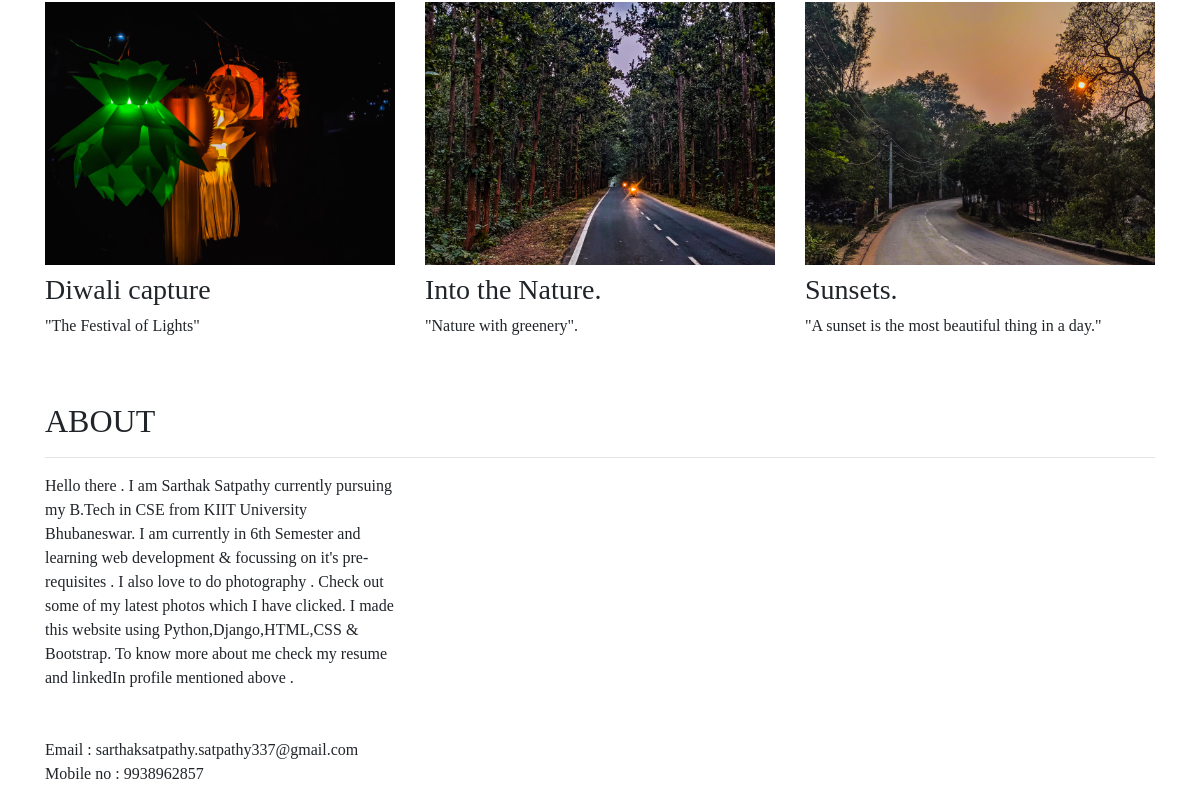
Before: / (lower part) with the older database file.
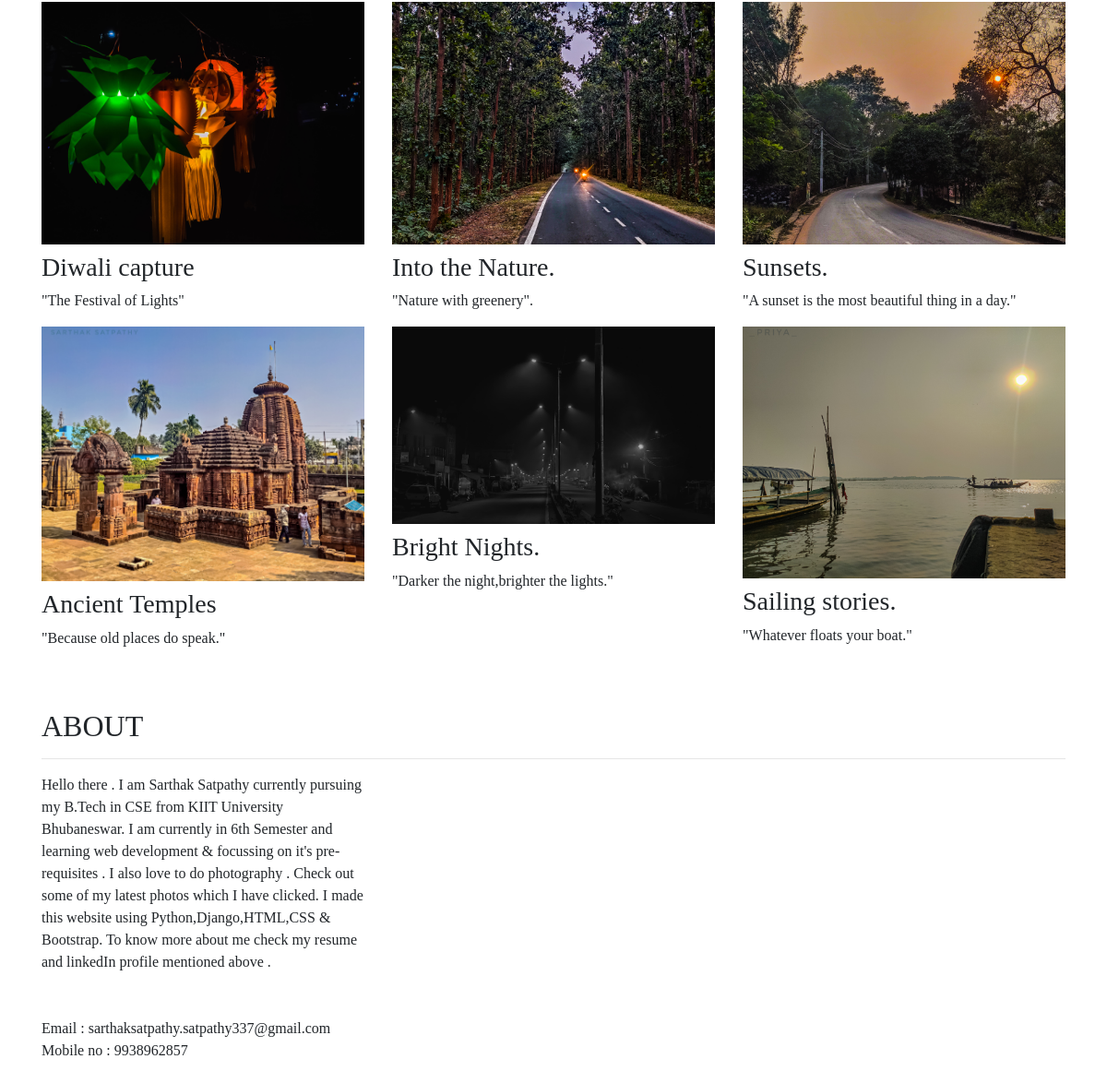
After: the same page with the newer database file.
### portfolio/models.py (models this page shows, shortened)
class Project(models.Model):
    title = models.CharField(max_length=80)
    description = models.CharField(max_length=270)
    image = models.ImageField(upload_to='portfolio/images/')
    url = models.URLField(blank=True)

### portfolio/views.py (the view)
# urls.py: 2. Add a URL to urlpatterns:  path('', views.home, name='home')
def home(request):
    projects = Project.objects.all()
    return render(request,'port_folio/home.html',{'projects':projects})

### portfolio/templates/port_folio/home.html (shortened to what this page needs)
{% extends "port_folio/base.html" %}
{% load static %}
{% block content %}
<div class="row">
  {% for project in projects %}
  <div class="col-lg-4 col-md-6">
    {% if project.url %}
    <a href="{{ project.url }}">
      <img src="{{ project.image.url }}" class="img-fluid mb-2">
    </a>
    {% else %}
    <img src="{{ project.image.url }}" class="img-fluid mb-2">
    {% endif %}
    <h3>{{ project.title }}</h3>
    <p>{{ project.description }}</p>
  </div>
  {% endfor %}
</div>
<h2 class="mt-5">ABOUT</h2>
<hr>
<div class="row">
<div class="col-lg-4 col-md-6">
       Hello there . I am Sarthak Satpathy currently pursuing my B.Tech in CSE from KIIT University Bhubaneswar.
       I am currently in 6th Semester and learning web development & focussing on it's pre-requisites . I also love to do photography . Check out some of my latest photos which I have clicked. I made this website using Python,Django,HTML,CSS & Bootstrap.
       To know more about me check my resume and linkedIn profile mentioned above .
    <br>
    <br>
    <br>
    Email : sarthaksatpathy.satpathy337@gmail.com
    Mobile no : 9938962857
    <br>
    <br>
</div>
</div>
{% endblock %}

### portfolio/templates/port_folio/base.html (shortened to what this page needs)
{% load static %}
<!doctype html>
<html lang="en">
<head>
  <link rel="stylesheet" href="https://stackpath.bootstrapcdn.com/bootstrap/4.4.1/css/bootstrap.min.css">
  <link rel="stylesheet" href="{% static 'port_folio/custom.css' %}">
</head>
<body>
  <div class="container">
    {% block content %}{% endblock %}
  </div>
</body>
</html>

### portfolio/static/port_folio/custom.css (style rules this page uses)
body { font-family: 'Libre+Baskerville', serif; }

Changed rows visible on the page:
added Project: image (picture), title "Ancient Temples", description "\"Because old places do speak.\""
added Project: image (picture), title "Bright Nights.", description "\"Darker the night,brighter the lights.\""
added Project: image (picture), title "Sailing stories.", description "\"Whatever floats your boat.\""
